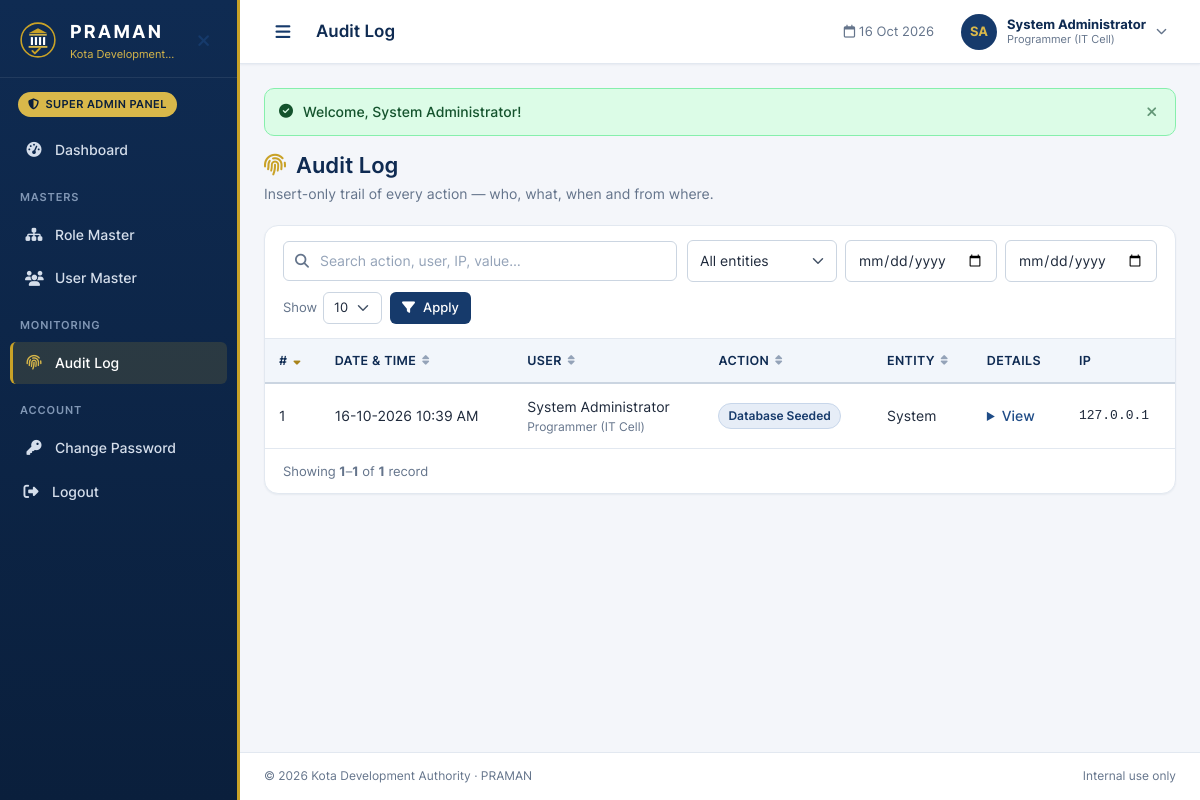
Screenshot of /admin/audit-logs (signed in) with the database file from the repository.
### tables this page shows
CREATE TABLE users (
  user_id              INT UNSIGNED NOT NULL AUTO_INCREMENT,
  username             VARCHAR(50)  NOT NULL,
  emp_code             VARCHAR(30)  NOT NULL,
  name                 VARCHAR(120) NOT NULL,
  designation          VARCHAR(100) NOT NULL,
  mobile               CHAR(10)     NOT NULL,
  email                VARCHAR(150) NOT NULL,
  password_hash        VARCHAR(255) NOT NULL,
  panel                ENUM('SUPER_ADMIN','DATA_ENTRY','OIC','ROLE_USER') NOT NULL,
  role_id              INT UNSIGNED NULL,
  must_change_password TINYINT(1)   NOT NULL DEFAULT 1,
  password_changed_at  DATETIME     NULL,
  failed_attempts      SMALLINT UNSIGNED NOT NULL DEFAULT 0,
  locked_until         DATETIME     NULL,
  last_login_at        DATETIME     NULL,
  last_login_ip        VARCHAR(45)  NULL,
  is_active            TINYINT(1)   NOT NULL DEFAULT 1,
  created_by           INT UNSIGNED NULL,
  created_at           DATETIME     NOT NULL DEFAULT CURRENT_TIMESTAMP,
  updated_by           INT UNSIGNED NULL,
  updated_at           DATETIME     NULL ON UPDATE CURRENT_TIMESTAMP,
  PRIMARY KEY (user_id),
  UNIQUE KEY uq_users_username (username),
  UNIQUE KEY uq_users_emp_code (emp_code),
  UNIQUE KEY uq_users_email (email),
  KEY idx_users_panel (panel, is_active),
  KEY idx_users_role (role_id, is_active),
  CONSTRAINT fk_users_role FOREIGN KEY (role_id) REFERENCES roles (role_id),
  CONSTRAINT chk_users_mobile CHECK (mobile REGEXP '^[6-9][0-9]{9}$'),
  CONSTRAINT chk_users_role_panel CHECK (
     (panel = 'ROLE_USER' AND role_id IS NOT NULL) OR (panel <> 'ROLE_USER' AND role_id IS NULL))
);

CREATE TABLE audit_logs (
  log_id                   BIGINT UNSIGNED NOT NULL AUTO_INCREMENT,
  entity_type              VARCHAR(40)  NOT NULL,
  entity_id                INT UNSIGNED NULL,
  property_id              INT UNSIGNED NULL,
  action                   VARCHAR(50)  NOT NULL,
  old_value                LONGTEXT     NULL,
  new_value                LONGTEXT     NULL,
  performed_by             INT UNSIGNED NULL,
  performed_by_name        VARCHAR(120) NULL,
  performed_by_designation VARCHAR(100) NULL,
  performed_at             DATETIME     NOT NULL DEFAULT CURRENT_TIMESTAMP,
  ip_address               VARCHAR(45)  NULL,
  user_agent               VARCHAR(255) NULL,
  PRIMARY KEY (log_id),
  KEY idx_audit_entity (entity_type, entity_id),
  KEY idx_audit_property (property_id),
  KEY idx_audit_user (performed_by),
  KEY idx_audit_time (performed_at),
  CONSTRAINT chk_audit_old_json CHECK (old_value IS NULL OR JSON_VALID(old_value)),
  CONSTRAINT chk_audit_new_json CHECK (new_value IS NULL OR JSON_VALID(new_value))
);

### app/Views/admin/audit/index.php (the view, shortened to what the rows shown need)
<select name="entity" class="form-select" aria-label="Entity" data-auto-submit>
    <?= Lookups::options(array_combine($entities, array_map('label', $entities)) ?: [], $p->filter('entity'), 'All entities') ?>
</select>
<input type="date" name="from" class="form-control" value="<?= e($p->filter('from', '')) ?>" aria-label="From date" title="From date">
<input type="date" name="to" class="form-control" value="<?= e($p->filter('to', '')) ?>" aria-label="To date" title="To date">
<?php $filtersHtml = (string) ob_get_clean(); ?>
<div class="page-header">
    <div>
        <h2 class="page-title"><i class="fa-solid fa-fingerprint" aria-hidden="true"></i> Audit Log</h2>
        <p class="page-subtitle">Insert-only trail of every action — who, what, when and from where.</p>
    </div>
</div>
<div class="card">
    <?= partial('partials/list_toolbar', ['p' => $p, 'placeholder' => 'Search action, user, IP, value…', 'filtersHtml' => $filtersHtml]) ?>
    <div class="table-wrap">
        <table class="table table-stack">
            <thead>
            <tr>
                <?= th_sort($p, 'id', '#') ?>
                <?= th_sort($p, 'time', 'Date & time') ?>
                <?= th_sort($p, 'user', 'User') ?>
                <?= th_sort($p, 'action', 'Action') ?>
                <?= th_sort($p, 'entity', 'Entity') ?>
                <th>Details</th>
                <th>IP</th>
            </tr>
            </thead>
            <tbody>
            <?php if ($p->items === []): ?>
                <?= partial('partials/empty_state', ['colspan' => 7, 'filtered' => $p->hasFilters(), 'message' => 'No audit entries']) ?>
            <?php else: foreach ($p->items as $a): ?>
                <tr>
                    <td data-label="#"><?= (int) $a['log_id'] ?></td>
                    <td data-label="Date & time" class="nowrap"><?= e(fmt_datetime($a['performed_at'])) ?></td>
                    <td data-label="User"><?= e($a['performed_by_name'] ?? 'System') ?><span class="cell-sub"><?= e($a['performed_by_designation'] ?? '') ?></span></td>
                    <td data-label="Action"><span class="badge badge-primary"><?= e(label($a['action'])) ?></span></td>
                    <td data-label="Entity"><?= e(label($a['entity_type'])) ?><?= $a['entity_id'] !== null ? ' #' . (int) $a['entity_id'] : '' ?>
                        <?php if ($a['property_id'] !== null): ?><span class="cell-sub">Property #<?= (int) $a['property_id'] ?></span><?php endif; ?></td>
                    <td data-label="Details">
                        <?php if ($a['old_value'] || $a['new_value']): ?>
                            <details class="audit-details">
                                <summary>View</summary>
                            </details>
                        <?php else: ?>—<?php endif; ?>
                    </td>
                    <td data-label="IP" class="mono"><?= e($a['ip_address']) ?></td>
                </tr>
            <?php endforeach; endif; ?>
            </tbody>
        </table>
    </div>
    <?= partial('partials/pagination', ['p' => $p]) ?>
</div>

### app/Core/Router.php (shortened to what the rows shown need)
<?php
final class Router
{
    private array $routes = [];
    private array $groupMiddleware = [];
    private string $groupPrefix = '';
    public function group(string $prefix, array $middleware, callable $routes): void
    {
        $prevPrefix = $this->groupPrefix;
        $prevMw = $this->groupMiddleware;
        $this->groupPrefix = $prevPrefix . $prefix;
        $this->groupMiddleware = array_merge($prevMw, $middleware);
        $this->groupPrefix = $prevPrefix;
        $this->groupMiddleware = $prevMw;
    }
    private function add(string $method, string $path, array $handler, array $middleware): void
    {
        $full = '/' . trim($this->groupPrefix . $path, '/');
        $regex = '#^' . preg_replace('#\{([a-z_]+)\}#', '(?P<$1>[^/]+)', $full) . '$#';
        $this->routes[] = [
            'method'     => $method,
            'pattern'    => $full,
            'regex'      => $regex,
            'handler'    => $handler,
            'middleware' => array_merge($this->groupMiddleware, $middleware),
        ];
    }
    public function dispatch(Request $request): void
    {
        $path = $request->path();
        foreach ($this->routes as $route) {
            if (preg_match($route['regex'], $path, $m) !== 1) {
                continue;
            }
            $request->setRouteParams(array_filter($m, 'is_string', ARRAY_FILTER_USE_KEY));
            $middleware = $route['middleware'];
            foreach ($middleware as $alias) {
                $this->resolveMiddleware($alias)->handle($request);
            }
            [$class, $method] = $route['handler'];
            $controller = new $class();
            $controller->$method();
            return;
        }
        throw new HttpException(404, 'The page you are looking for does not exist.');
    }
    private function resolveMiddleware(string $alias): MiddlewareInterface
    {
        [$name, $arg] = array_pad(explode(':', $alias, 2), 2, '');
        return match ($name) {
            'guest' => new GuestMiddleware(),
            'auth'  => new AuthMiddleware(),
            'pwd'   => new PasswordChangeMiddleware(),
            'panel' => new PanelMiddleware(array_filter(explode(',', $arg))),
            'csrf'  => new CsrfMiddleware(),
            default => throw new \LogicException("Unknown middleware: {$alias}"),
        };
    }
}

### app/Views/partials/sidebar.php (shortened to what the rows shown need)
<?php
$menus = [
    'SUPER_ADMIN' => [
        ['Dashboard', 'fa-gauge-high', '/admin/dashboard'],
        ['section' => 'Masters'],
        ['Role Master', 'fa-sitemap', '/admin/roles'],
        ['User Master', 'fa-users', '/admin/users'],
        ['section' => 'Monitoring'],
        ['Audit Log', 'fa-fingerprint', '/admin/audit-logs'],
    ],
    'DATA_ENTRY' => [
        ['Dashboard', 'fa-gauge-high', '/data-entry/dashboard'],
        ['section' => 'Masters'],
        ['Scheme Master', 'fa-map', '/data-entry/schemes'],
        ['section' => 'Property'],
        ['Property Register', 'fa-building', '/data-entry/properties'],
        ['Add Property', 'fa-circle-plus', '/data-entry/properties/create'],
    ],
    'OIC' => [
        ['Dashboard', 'fa-gauge-high', '/oic/dashboard'],
        ['section' => 'Verification'],
        ['Properties', 'fa-list-check', '/oic/properties'],
    ],
    'ROLE_USER' => [
        ['Dashboard', 'fa-gauge-high', '/role/dashboard'],
        ['section' => 'Verification'],
        ['My Tasks', 'fa-clipboard-list', '/role/tasks'],
    ],
];
$panel = (string) ($user['panel'] ?? '');
$items = $menus[$panel] ?? [];
$current = \App\Core\Request::current()->path();
$activePath = '';
foreach ($items as $item) {
    if (isset($item[2]) && ($current === $item[2] || str_starts_with($current, $item[2] . '/')) && strlen($item[2]) > strlen($activePath)) {
        $activePath = $item[2];
    }
}
?>
<aside class="sidebar" id="sidebar" aria-label="Main navigation">
    <div class="sidebar-brand">
        <img src="<?= e(asset('img/kda-logo.svg')) ?>" alt="" class="brand-logo" width="40" height="40">
        <div class="brand-text">
            <strong><?= e(Config::get('app.name')) ?></strong>
            <small><?= e(Config::get('app.org')) ?></small>
        </div>
        <button type="button" class="sidebar-close btn-icon" data-sidebar-close aria-label="Close menu">
            <i class="fa-solid fa-xmark" aria-hidden="true"></i>
        </button>
    </div>
    <div class="sidebar-panel">
        <span class="panel-chip"><i class="fa-solid fa-shield-halved" aria-hidden="true"></i> <?= e(Auth::PANELS[$panel] ?? '') ?> Panel</span>
    </div>
    <nav class="sidebar-nav">
        <?php foreach ($items as $item): ?>
            <?php if (isset($item['section'])): ?>
                <div class="nav-section"><?= e($item['section']) ?></div>
            <?php else: [$label, $icon, $path] = $item; ?>
                <a class="nav-link<?= $path === $activePath ? ' active' : '' ?>" href="<?= e(url($path)) ?>"<?= $path === $activePath ? ' aria-current="page"' : '' ?>>
                    <i class="fa-solid <?= e($icon) ?> nav-icon" aria-hidden="true"></i>
                    <span><?= e($label) ?></span>
                </a>
            <?php endif; ?>
        <?php endforeach; ?>
        <div class="nav-section">Account</div>
        <a class="nav-link<?= nav_active('/change-password') ?>" href="<?= e(url('/change-password')) ?>">
            <i class="fa-solid fa-key nav-icon" aria-hidden="true"></i>
            <span>Change Password</span>
        </a>
        <form method="post" action="<?= e(url('/logout')) ?>" class="nav-form">
            <button type="submit" class="nav-link nav-button">
                <i class="fa-solid fa-right-from-bracket nav-icon" aria-hidden="true"></i>
                <span>Logout</span>
            </button>
        </form>
    </nav>
</aside>

### app/Views/partials/topbar.php (shortened to what the rows shown need)
<?php
$initials = '';
foreach (array_slice(preg_split('/\s+/', trim((string) ($user['name'] ?? ''))) ?: [], 0, 2) as $part) {
    $initials .= mb_strtoupper(mb_substr($part, 0, 1));
}
?>
<header class="topbar">
    <button type="button" class="btn-icon sidebar-toggle" data-sidebar-toggle aria-label="Open menu" aria-controls="sidebar" aria-expanded="false">
        <i class="fa-solid fa-bars" aria-hidden="true"></i>
    </button>
    <h1 class="topbar-title"><?= e($pageTitle) ?></h1>
    <div class="topbar-right">
        <span class="topbar-date"><i class="fa-regular fa-calendar" aria-hidden="true"></i> <?= e(date('d M Y')) ?></span>
        <div class="user-menu" data-dropdown>
            <button type="button" class="user-trigger" data-dropdown-toggle aria-haspopup="true" aria-expanded="false">
                <span class="avatar" aria-hidden="true"><?= e($initials) ?></span>
                <span class="user-meta">
                    <strong><?= e($user['name'] ?? '') ?></strong>
                    <small><?= e($user['designation'] ?? '') ?></small>
                </span>
                <i class="fa-solid fa-chevron-down user-caret" aria-hidden="true"></i>
            </button>
        </div>
    </div>
</header>

### rows the page displays
users: panel "SUPER ADMIN", name "System Administrator", designation "Programmer (IT Cell)"
audit_logs: log_id "1", performed_at "16-10-2026 10:39 AM", performed_by_name "System Administrator", performed_by_designation "Programmer (IT Cell)", action "Database Seeded", entity_type "System", ip_address "127.0.0.1"

### other values shown
$label "Dashboard"
$item['section'] "MASTERS"
$label "Role Master"
$label "User Master"
$item['section'] "MONITORING"
$label "Audit Log"
$initials "SA"
$msg "Welcome, System Administrator!"
$label "# DATE & TIME USER ACTION ENTITY"
fmt_num($p->from()) "1"
fmt_num($p->to()) "1"
fmt_num($p->total) "1"
form field entity "All entities"
form field per_page "10"
